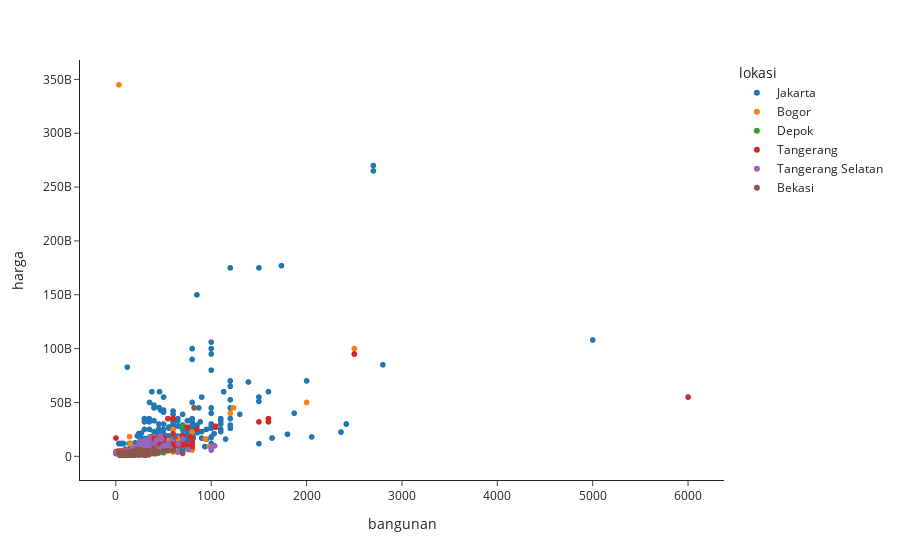

Write notebook code for a chart like this one.
### Code cell
fig = px.scatter(df, x="bangunan", y="harga", color="lokasi")
fig.show()

### Figure 1 — Plotly figure (JSON) as saved in the notebook; plotly's stock layout.template omitted (floating-point values rounded to 4 significant figures; data arrays with more than 128 entries replaced by an {"elided": "..."} marker saying what was removed)
{"data": [{"hovertemplate": "lokasi=Jakarta<br>bangunan=%{x}<br>harga=%{y}<extra></extra>", "legendgroup": "Jakarta", "marker": {"color": "#1F77B4", "symbol": "circle"}, "mode": "markers", "name": "Jakarta", "showlegend": true, "type": "scattergl", "x": {"elided": "1000 int values"}, "xaxis": "x", "y": {"elided": "1000 int values"}, "yaxis": "y"}, {"hovertemplate": "lokasi=Bogor<br>bangunan=%{x}<br>harga=%{y}<extra></extra>", "legendgroup": "Bogor", "marker": {"color": "#FF7F0E", "symbol": "circle"}, "mode": "markers", "name": "Bogor", "showlegend": true, "type": "scattergl", "x": {"elided": "1000 int values"}, "xaxis": "x", "y": {"elided": "1000 int values"}, "yaxis": "y"}, {"hovertemplate": "lokasi=Depok<br>bangunan=%{x}<br>harga=%{y}<extra></extra>", "legendgroup": "Depok", "marker": {"color": "#2CA02C", "symbol": "circle"}, "mode": "markers", "name": "Depok", "showlegend": true, "type": "scattergl", "x": {"elided": "1000 int values"}, "xaxis": "x", "y": {"elided": "1000 int values"}, "yaxis": "y"}, {"hovertemplate": "lokasi=Tangerang<br>bangunan=%{x}<br>harga=%{y}<extra></extra>", "legendgroup": "Tangerang", "marker": {"color": "#D62728", "symbol": "circle"}, "mode": "markers", "name": "Tangerang", "showlegend": true, "type": "scattergl", "x": {"elided": "1000 int values"}, "xaxis": "x", "y": {"elided": "1000 int values"}, "yaxis": "y"}, {"hovertemplate": "lokasi=Tangerang Selatan<br>bangunan=%{x}<br>harga=%{y}<extra></extra>", "legendgroup": "Tangerang Selatan", "marker": {"color": "#9467BD", "symbol": "circle"}, "mode": "markers", "name": "Tangerang Selatan", "showlegend": true, "type": "scattergl", "x": {"elided": "1000 int values"}, "xaxis": "x", "y": {"elided": "1000 int values"}, "yaxis": "y"}, {"hovertemplate": "lokasi=Bekasi<br>bangunan=%{x}<br>harga=%{y}<extra></extra>", "legendgroup": "Bekasi", "marker": {"color": "#8C564B", "symbol": "circle"}, "mode": "markers", "name": "Bekasi", "showlegend": true, "type": "scattergl", "x": {"elided": "1000 int values"}, "xaxis": "x", "y": {"elided": "1000 int values"}, "yaxis": "y"}], "layout": {"legend": {"title": {"text": "lokasi"}, "tracegroupgap": 0}, "margin": {"t": 60}, "xaxis": {"anchor": "y", "domain": [0, 1], "title": {"text": "bangunan"}}, "yaxis": {"anchor": "x", "domain": [0, 1], "title": {"text": "harga"}}}}
